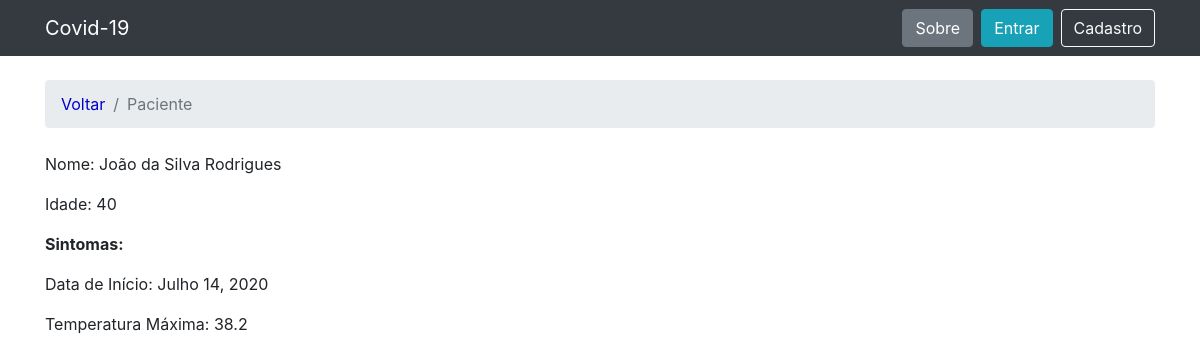
Screenshot of /pacientes/2/ with the database file from the repository.
### pacientes/models.py (models this page shows, shortened)
class Paciente(models.Model):
    nome = models.CharField(max_length=30, unique=True)
    idade = models.IntegerField(null=True)
    temperatura_maxima = models.FloatField(null=True)
    data_inicio_sintomas = models.DateField(null=True)

### pacientes/views.py (the view)
# urls.py: url(r'^pacientes/(?P<pk>\d+)/$', views.patient_description, name='patient_description'),
def patient_description(request, pk):
    pacientes = get_object_or_404(Paciente, pk=pk)
    return render(request, 'patient.html', {'pacientes': pacientes})

### templates/patient.html (shortened to what this page needs)
{% extends 'base.html' %}
{% block breadcrumb %}
  <li class="breadcrumb-item"><a href="{% url 'home' %}" style="color:mediumblue">Voltar</a></li>
    <li class="breadcrumb-item active">Paciente</li>
{% endblock %}
{% block content %}
    <p>Nome: {{ pacientes.nome}}</p>
    <p>Idade: {{ pacientes.idade }}</p>
    <p><b>Sintomas:</b></p>
    <p>Data de Início: {{ pacientes.data_inicio_sintomas }}</p>
    <p>Temperatura Máxima: {{ pacientes.temperatura_maxima }}</p>
{% endblock %}

### rows the page displays
Paciente: nome "João da Silva Rodrigues", idade "40", data_inicio_sintomas "Julho 14, 2020", temperatura_maxima "38.2"
